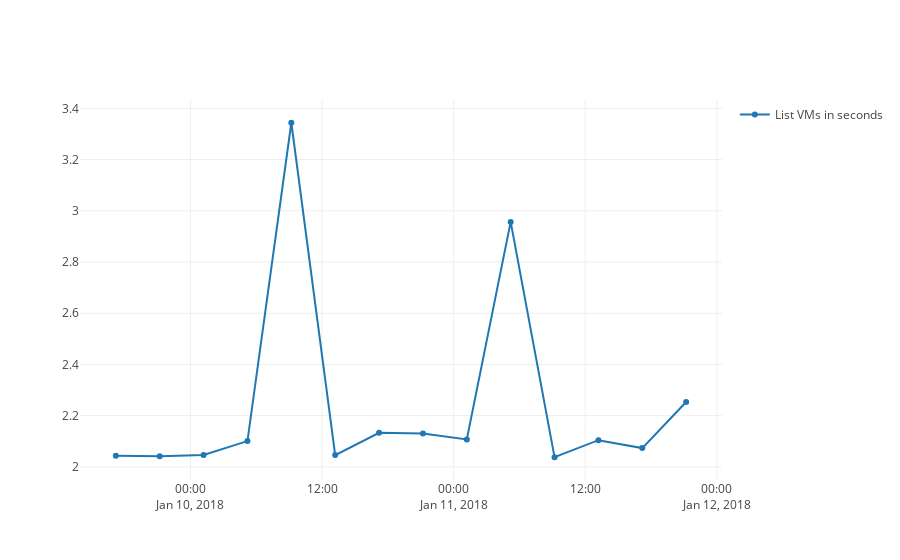

The notebook cell saved with this chart:
### Code cell
iplot(plot_list)

### Figure 1 — Plotly figure (JSON) as saved in the notebook; plotly's stock layout.template omitted (floating-point values rounded to 4 significant figures)
{"data": [{"name": "List VMs in seconds", "type": "scatter", "x": ["2018-01-09T17:12:00", "2018-01-09T21:12:00", "2018-01-10T01:12:00", "2018-01-10T05:12:00", "2018-01-10T09:12:00", "2018-01-10T13:12:00", "2018-01-10T17:12:00", "2018-01-10T21:12:00", "2018-01-11T01:12:00", "2018-01-11T05:12:00", "2018-01-11T09:12:00", "2018-01-11T13:12:00", "2018-01-11T17:12:00", "2018-01-11T21:12:00"], "y": [2.043, 2.042, 2.047, 2.101, 3.344, 2.046, 2.133, 2.13, 2.107, 2.957, 2.038, 2.104, 2.073, 2.253]}], "layout": {"showlegend": true}}
